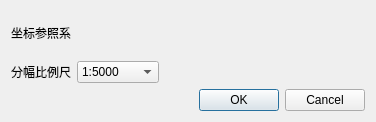
<?xml version="1.0" encoding="UTF-8"?>
<ui version="4.0">
 <class>dialog_PrjTransformSetting</class>
 <widget class="QDialog" name="dialog_PrjTransformSetting">
  <property name="geometry">
   <rect>
    <x>0</x>
    <y>0</y>
    <width>376</width>
    <height>122</height>
   </rect>
  </property>
  <property name="windowTitle">
   <string>坐标系设置</string>
  </property>
  <layout class="QVBoxLayout" name="verticalLayout">
   <item>
    <layout class="QGridLayout" name="gridLayout">
     <item row="1" column="1">
      <widget class="QComboBox" name="comboBox">
       <item>
        <property name="text">
         <string>1:5000</string>
        </property>
       </item>
       <item>
        <property name="text">
         <string>1:10000</string>
        </property>
       </item>
       <item>
        <property name="text">
         <string>1:25000</string>
        </property>
       </item>
       <item>
        <property name="text">
         <string>1:50000</string>
        </property>
       </item>
       <item>
        <property name="text">
         <string>1:100000</string>
        </property>
       </item>
       <item>
        <property name="text">
         <string>1:250000</string>
        </property>
       </item>
       <item>
        <property name="text">
         <string>1:500000</string>
        </property>
       </item>
      </widget>
     </item>
     <item row="0" column="0">
      <widget class="QLabel" name="label">
       <property name="text">
        <string>坐标参照系</string>
       </property>
      </widget>
     </item>
     <item row="1" column="0">
      <widget class="QLabel" name="label_2">
       <property name="text">
        <string>分幅比例尺</string>
       </property>
      </widget>
     </item>
     <item row="2" column="2">
      <widget class="QDialogButtonBox" name="buttonBox">
       <property name="orientation">
        <enum>Qt::Horizontal</enum>
       </property>
       <property name="standardButtons">
        <set>QDialogButtonBox::Cancel|QDialogButtonBox::Ok</set>
       </property>
      </widget>
     </item>
    </layout>
   </item>
  </layout>
 </widget>
 <resources/>
 <connections>
  <connection>
   <sender>buttonBox</sender>
   <signal>accepted()</signal>
   <receiver>dialog_PrjTransformSetting</receiver>
   <slot>accept()</slot>
   <hints>
    <hint type="sourcelabel">
     <x>248</x>
     <y>254</y>
    </hint>
    <hint type="destinationlabel">
     <x>157</x>
     <y>274</y>
    </hint>
   </hints>
  </connection>
  <connection>
   <sender>buttonBox</sender>
   <signal>rejected()</signal>
   <receiver>dialog_PrjTransformSetting</receiver>
   <slot>reject()</slot>
   <hints>
    <hint type="sourcelabel">
     <x>316</x>
     <y>260</y>
    </hint>
    <hint type="destinationlabel">
     <x>286</x>
     <y>274</y>
    </hint>
   </hints>
  </connection>
 </connections>
</ui>
